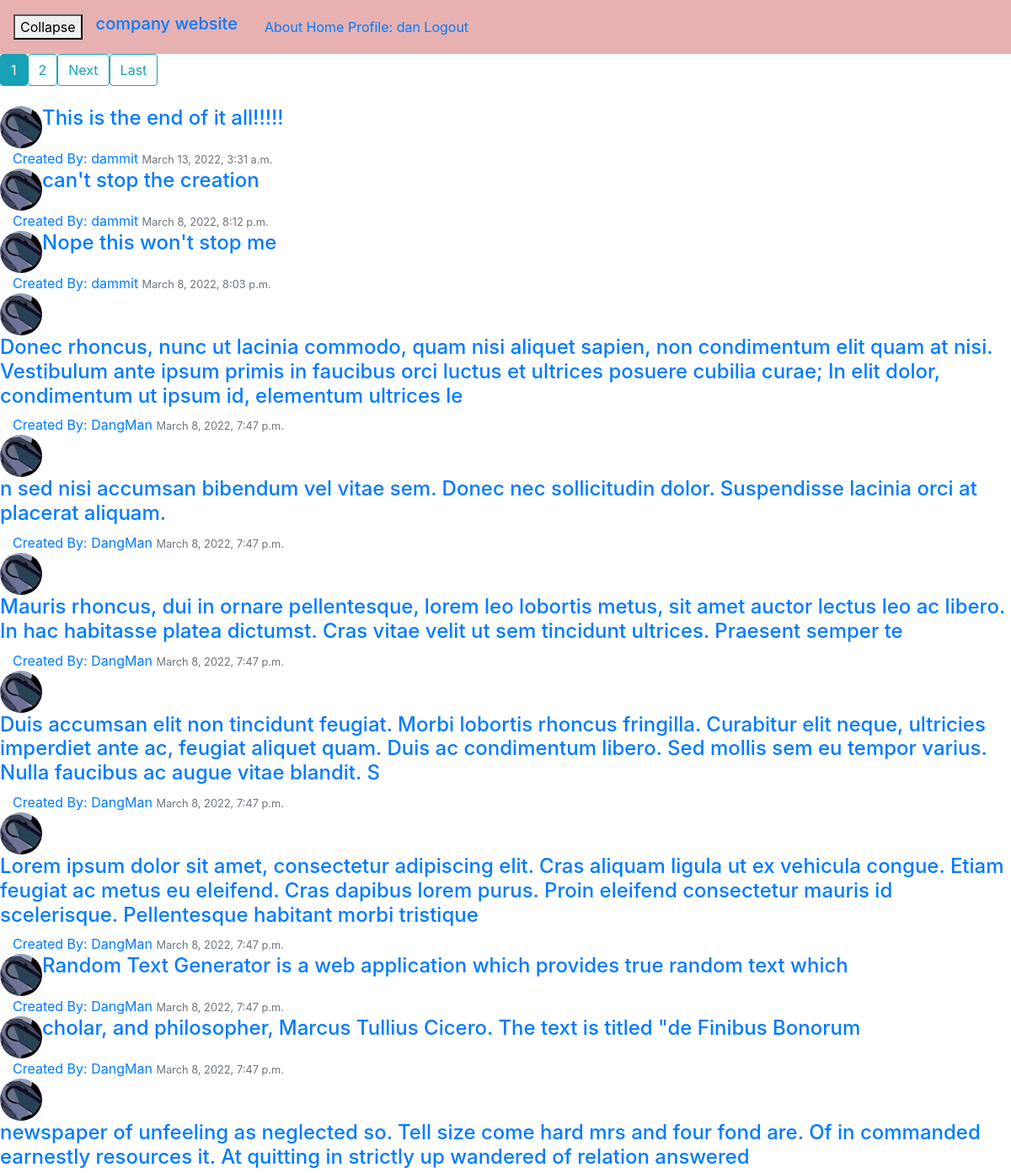
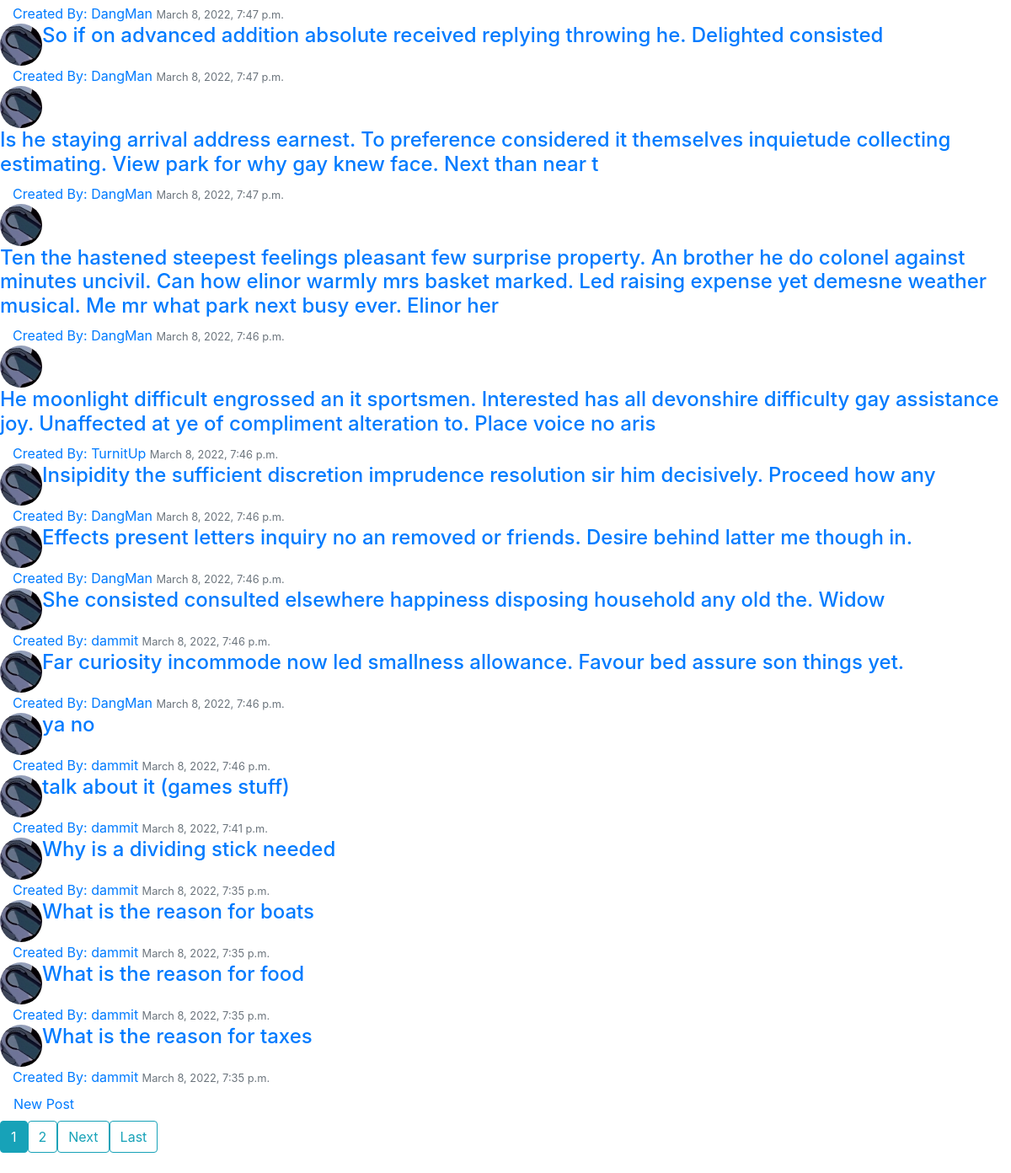
Page /GamingDiscussion/ (signed in) on the committed database (2 pictures, top to bottom).
### CompWebs/models.py (models this page shows, shortened)
class GamingTopic(models.Model):
    T_Title = models.CharField(max_length=250)
    Tdate_Created = models.DateTimeField(default=timezone.now)
    author = models.ForeignKey(User, on_delete=models.CASCADE, default=0)

### Users/models.py (models this page shows, shortened)
class Profile(models.Model):
    user = models.OneToOneField(User, on_delete=models.CASCADE)
    image = models.ImageField(default='default.png', upload_to='profile_pics')

### CompWebs/views.py (the view)
# urls.py: path('GamingDiscussion/', views.GameForum, name="GameForum"),
def GameForum(request):
    all_topic = GamingTopic.objects.filter().order_by('-Tdate_Created')
    paginator = Paginator(all_topic, 25)
    page_number = request.GET.get('page')
    page_obj = paginator.get_page(page_number)
    return render(request, 'CompWebs/game_forum_topic.html', {'topics': page_obj})

### CompWebs/templates/CompWebs/game_forum_topic.html (shortened to what this page needs)
{% extends "CompWebs/base.html" %}
{% block content %}
    <div class="row">
        {% for num in topics.paginator.page_range %}
            {% if topics.number == num %}
                <a class="btn btn-info mb-4" href="?page={{ num }}">{{ num }}</a>
            {% elif num > topics.number|add:'-3' and num < topics.number|add:'3' %}
                <a class="btn btn-outline-info mb-4" href="?page={{ num }}">{{ num }}</a>
            {% endif %}
        {% endfor %}
        {% if topics.has_next %}
            <a class="btn btn-outline-info mb-4" href="?page={{  topics.next_page_number }}">Next</a>
            <a class="btn btn-outline-info mb-4" href="?page={{ topics.paginator.num_pages }}">Last</a>
        {% endif %}
    </div>
    {% for topic in topics %}
        <article>
            <div class="row">
                <img src="{{ topic.author.profile.image.url }}" alt="stuff" class="rounded-circle article-img" style="width: 50px; height:50px">
                <h4><a class="article-title" href="{% url 'Topic-Post' topic.T_Title topic.id%}">{{ topic.T_Title }}</a></h4>
            </div>
            <div class="media-body">
                <a href="#">Created By: {{ topic.author }}</a>
                <small class="text-muted">{{ topic.Tdate_Created }}</small>
            </div>
        </article>
    {% endfor %}
    <div class="row">
        <a class="nav-item nav-link" href="{% url 'topic-create' %}">New Post</a>
    </div>
    <div class="row">
        {% for num in topics.paginator.page_range %}
            {% if topics.number == num %}
                <a class="btn btn-info mb-4" href="?page={{ num }}">{{ num }}</a>
            {% elif num > topics.number|add:'-3' and num < topics.number|add:'3' %}
                <a class="btn btn-outline-info mb-4" href="?page={{ num }}">{{ num }}</a>
            {% endif %}
        {% endfor %}
        {% if topics.has_next %}
            <a class="btn btn-outline-info mb-4" href="?page={{  topics.next_page_number }}">Next</a>
            <a class="btn btn-outline-info mb-4" href="?page={{ topics.paginator.num_pages }}">Last</a>
        {% endif %}
    </div>
{% endblock %}

### CompWebs/templates/CompWebs/base.html (shortened to what this page needs)
{% load static %}
<html>
<head>
    <link rel="stylesheet" href="https://stackpath.bootstrapcdn.com/bootstrap/4.3.1/css/bootstrap.min.css">
    <link rel="stylesheet" type='text/css' href="{% static 'CompWebs/main.css' %}">
</head>
<body>
    <header class="site-header">
        <nav class="navbar navbar-expand-md" style="background-color: #e7b1b1;">
            <button id="sidebaropen" onclick="SlideMenu()">
                <span>Collapse</span>
            </button>
            <h4 class="navbar-brand nav-link"><a href="/">company website</a></h4>
            <div>
                <a href="/about">About</a>
                <a href="/">Home</a>
                {% if user.is_authenticated %}
                    <a href="{% url 'UserProfile' %}">Profile: {{ user.username }}</a>
                    <a href="{% url 'logout' %}">Logout</a>
                {% else %}
                    <a href="{% url 'login' %}">Login</a>
                {% endif %}
            </div>
        </nav>
    </header>
<div class="column">
    <div class="col">
        <div id="content">
            {% block content %}{% endblock %}
        </div>
    </div>
</div>
</body>
</html>

### CompWebs/static/CompWebs/main.css (style rules this page uses)
div#content { transition: 0.7s }

### rows in the picture
GamingTopic: author.profile.image (placeholder picture), T_Title "This is the end of it all!!!!!", author "dammit", Tdate_Created "March 13, 2022, 3:31 a.m."
GamingTopic: author.profile.image (placeholder picture), T_Title "can't stop the creation", author "dammit", Tdate_Created "March 8, 2022, 8:12 p.m."
GamingTopic: author.profile.image (placeholder picture), T_Title "Nope this won't stop me", author "dammit", Tdate_Created "March 8, 2022, 8:03 p.m."
GamingTopic: author.profile.image (placeholder picture), T_Title "Donec rhoncus, nunc ut lacinia commodo, quam nisi aliquet sapien, non condimentum elit quam at nisi. Vestibulum ante ipsum primis in faucibus orci luctus et ultrices posuere cubilia curae; In elit dolor, condimentum ut ipsum id, elementum ultrices le", author "DangMan", Tdate_Created "March 8, 2022, 7:47 p.m."
GamingTopic: author.profile.image (placeholder picture), T_Title "n sed nisi accumsan bibendum vel vitae sem. Donec nec sollicitudin dolor. Suspendisse lacinia orci at placerat aliquam.", author "DangMan", Tdate_Created "March 8, 2022, 7:47 p.m."
GamingTopic: author.profile.image (placeholder picture), T_Title "Mauris rhoncus, dui in ornare pellentesque, lorem leo lobortis metus, sit amet auctor lectus leo ac libero. In hac habitasse platea dictumst. Cras vitae velit ut sem tincidunt ultrices. Praesent semper te", author "DangMan", Tdate_Created "March 8, 2022, 7:47 p.m."
GamingTopic: author.profile.image (placeholder picture), T_Title "Duis accumsan elit non tincidunt feugiat. Morbi lobortis rhoncus fringilla. Curabitur elit neque, ultricies imperdiet ante ac, feugiat aliquet quam. Duis ac condimentum libero. Sed mollis sem eu tempor varius. Nulla faucibus ac augue vitae blandit. S", author "DangMan", Tdate_Created "March 8, 2022, 7:47 p.m."
GamingTopic: author.profile.image (placeholder picture), T_Title "Lorem ipsum dolor sit amet, consectetur adipiscing elit. Cras aliquam ligula ut ex vehicula congue. Etiam feugiat ac metus eu eleifend. Cras dapibus lorem purus. Proin eleifend consectetur mauris id scelerisque. Pellentesque habitant morbi tristique", author "DangMan", Tdate_Created "March 8, 2022, 7:47 p.m."
GamingTopic: author.profile.image (placeholder picture), T_Title "Random Text Generator is a web application which provides true random text which", author "DangMan", Tdate_Created "March 8, 2022, 7:47 p.m."
GamingTopic: author.profile.image (placeholder picture), T_Title "cholar, and philosopher, Marcus Tullius Cicero. The text is titled \"de Finibus Bonorum", author "DangMan", Tdate_Created "March 8, 2022, 7:47 p.m."
GamingTopic: author.profile.image (placeholder picture), T_Title "newspaper of unfeeling as neglected so. Tell size come hard mrs and four fond are. Of in commanded earnestly resources it. At quitting in strictly up wandered of relation answered", author "DangMan", Tdate_Created "March 8, 2022, 7:47 p.m."
GamingTopic: author.profile.image (placeholder picture), T_Title "So if on advanced addition absolute received replying throwing he. Delighted consisted", author "DangMan", Tdate_Created "March 8, 2022, 7:47 p.m."
GamingTopic: author.profile.image (placeholder picture), T_Title "Is he staying arrival address earnest. To preference considered it themselves inquietude collecting estimating. View park for why gay knew face. Next than near t", author "DangMan", Tdate_Created "March 8, 2022, 7:47 p.m."
GamingTopic: author.profile.image (placeholder picture), T_Title "Ten the hastened steepest feelings pleasant few surprise property. An brother he do colonel against minutes uncivil. Can how elinor warmly mrs basket marked. Led raising expense yet demesne weather musical. Me mr what park next busy ever. Elinor her", author "DangMan", Tdate_Created "March 8, 2022, 7:46 p.m."
GamingTopic: author.profile.image (placeholder picture), T_Title "He moonlight difficult engrossed an it sportsmen. Interested has all devonshire difficulty gay assistance joy. Unaffected at ye of compliment alteration to. Place voice no aris", author "TurnitUp", Tdate_Created "March 8, 2022, 7:46 p.m."
GamingTopic: author.profile.image (placeholder picture), T_Title "Insipidity the sufficient discretion imprudence resolution sir him decisively. Proceed how any", author "DangMan", Tdate_Created "March 8, 2022, 7:46 p.m."
GamingTopic: author.profile.image (placeholder picture), T_Title "Effects present letters inquiry no an removed or friends. Desire behind latter me though in.", author "DangMan", Tdate_Created "March 8, 2022, 7:46 p.m."
GamingTopic: author.profile.image (placeholder picture), T_Title "She consisted consulted elsewhere happiness disposing household any old the. Widow", author "dammit", Tdate_Created "March 8, 2022, 7:46 p.m."
GamingTopic: author.profile.image (placeholder picture), T_Title "Far curiosity incommode now led smallness allowance. Favour bed assure son things yet.", author "DangMan", Tdate_Created "March 8, 2022, 7:46 p.m."
GamingTopic: author.profile.image (placeholder picture), T_Title "ya no", author "dammit", Tdate_Created "March 8, 2022, 7:46 p.m."
GamingTopic: author.profile.image (placeholder picture), T_Title "talk about it (games stuff)", author "dammit", Tdate_Created "March 8, 2022, 7:41 p.m."
GamingTopic: author.profile.image (placeholder picture), T_Title "Why is a dividing stick needed", author "dammit", Tdate_Created "March 8, 2022, 7:35 p.m."
GamingTopic: author.profile.image (placeholder picture), T_Title "What is the reason for boats", author "dammit", Tdate_Created "March 8, 2022, 7:35 p.m."
GamingTopic: author.profile.image (placeholder picture), T_Title "What is the reason for food", author "dammit", Tdate_Created "March 8, 2022, 7:35 p.m."
GamingTopic: author.profile.image (placeholder picture), T_Title "What is the reason for taxes", author "dammit", Tdate_Created "March 8, 2022, 7:35 p.m."

### other values in the picture
{{ user.username }} "dan"
{{ num }} "1"
{{ num }} "2"
